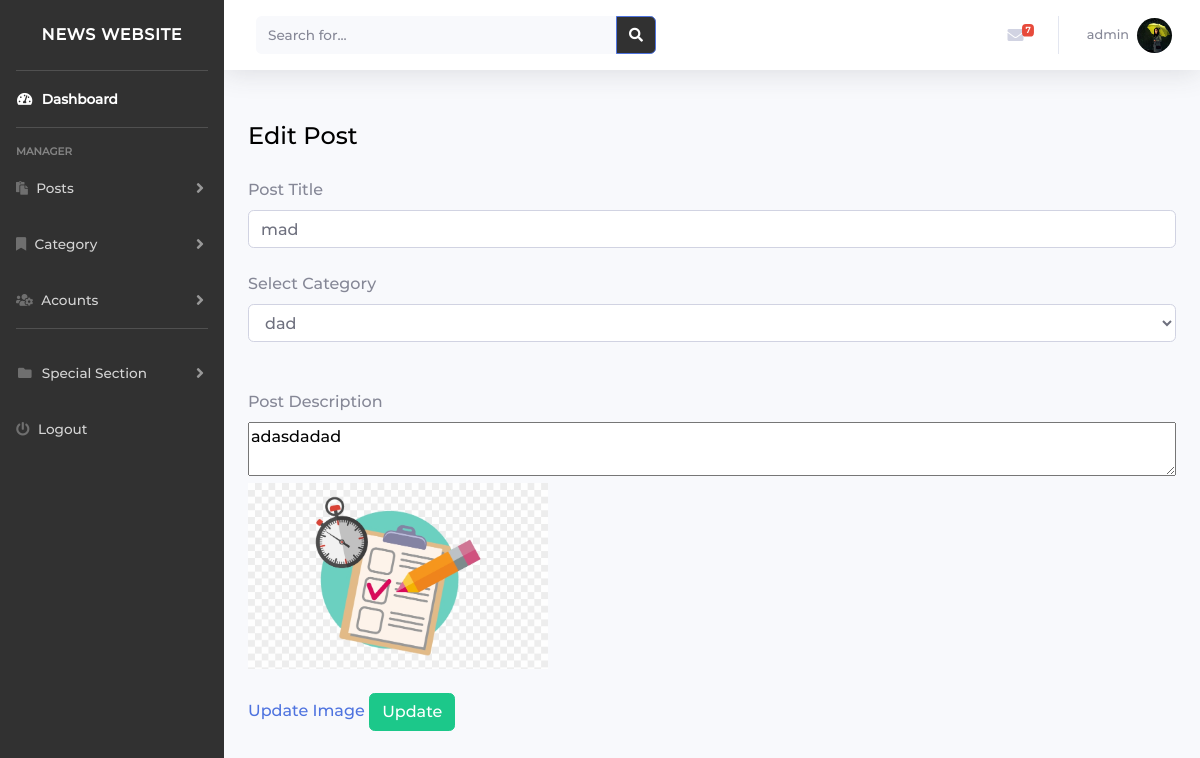
The page /admin/edit_post.php?pid=30 (signed in) on the database its author committed.
### tables this page shows
CREATE TABLE `tblposts` (
  `id` int(11) NOT NULL,
  `PostTitle` longtext DEFAULT NULL,
  `CategoryId` int(11) DEFAULT NULL,
  `SubCategoryId` int(11) DEFAULT NULL,
  `PostDetails` longtext DEFAULT NULL,
  `PostingDate` timestamp NULL DEFAULT current_timestamp(),
  `UpdationDate` timestamp NULL DEFAULT NULL ON UPDATE current_timestamp(),
  `Is_Active` int(1) DEFAULT NULL,
  `PostUrl` mediumtext DEFAULT NULL,
  `PostImage` varchar(255) DEFAULT NULL,
  `Approved` varchar(255) NOT NULL DEFAULT 'no',
  `CommentsCout` int(255) DEFAULT NULL,
  `Rank` int(255) DEFAULT 0
);

CREATE TABLE `tblcategory` (
  `id` int(11) NOT NULL,
  `CategoryName` varchar(200) DEFAULT NULL,
  `Description` mediumtext DEFAULT NULL,
  `PostingDate` timestamp NULL DEFAULT current_timestamp(),
  `UpdationDate` date DEFAULT NULL,
  `Is_Active` int(1) DEFAULT NULL
);

### admin/config/permissions.php (called while the page is built, shortened)
<?php
$permissions = [
    "dashboard.php" => ['admin', 'author'],
    "post_manager.php" => ['admin', 'author'],
    "change_image.php" => ['admin', 'author'],
    "add_post.php" => ['admin', 'author'],
    "edit_post.php" => ['admin', 'author'],
    "category_manager.php" => ['admin', 'author'],
    "edit_category.php" => ['admin', 'author'],
    "add_category.php" => ['admin'],
    "approved_post.php"=>['admin'],
    "manage_accounts.php" =>['admin'],
    "accounts_logic.php"=>['admin'],
    "add_users.php"=>['admin'],
    "account_activat.php"=>['admin'],
    "activat.php"=>['admin'],
    "navbar.php" =>['admin'],
    "top.php" =>['admin'],
    "footer.php" =>['admin'],
    "bracking_news.php" =>['admin'],
    "add_brackingnews.php" =>['admin']
];
function checkPermision($pageName, $role)
{
    global $permissions;
    $roles = $permissions[$pageName];
    for ($i = 0; $i < count($roles); $i++) {
        if ($role == $roles[$i])
            return true;
    }
    return false;
}

### admin/config/dbcon.php (called while the page is built, shortened)
<?php
require("connection.php");
$dbhost = "localhost";
 $dbuser = "Skafi";
 $dbpass = "mahmoudskafi00";
 $db = "news_db";
$conDb = new connection($dbhost,$dbuser ,$dbpass,$db);

### admin/config/connection.php (called while the page is built, shortened)
<?php
class connection
{
    function doSelectQuery($con, $sql)
    {
        $status = false;
        $data = array();
        $result = mysqli_query($con, $sql);
        $i = 0;
        $rows = mysqli_num_rows($result);
        while ($row = mysqli_fetch_array($result, MYSQLI_ASSOC)) {
            $data[$i] = $row;
            $status = true;
            $i += 1;
        }
        return ['status' => $status, 'data' => $data, 'rows' => $rows];
    }
}

### admin/edit_post.php (the view, shortened to what this page needs)
<?php
include('./config/dbcon.php');
include('./config/permissions.php');
$pagename = basename($_SERVER['PHP_SELF']);
$role = $_SESSION['roles'];
if (checkPermision($pagename, $role)) {
    if (!isset($_SESSION['username'])) {
        header('location:login.php');
    } else {
        $postid = intval($_GET['pid']);
        $query = $conDb->doSelectQuery($conn, "SELECT tblposts.id as postid,tblposts.PostImage,tblposts.PostTitle as title,tblposts.PostDetails,tblcategory.CategoryName as category,tblcategory.id as catid,tblsubcategory.SubCategoryId as subcatid,tblsubcategory.Subcategory as subcategory from tblposts
                                                left join tblcategory
                                                on tblcategory.id=tblposts.CategoryId
                                                left join tblsubcategory
                                                on tblsubcategory.SubCategoryId=tblposts.SubCategoryId
                                                where tblposts.id='$postid'
                                                and tblposts.Is_Active=1 ");
        $row = $query['data'][0];
        if ($query['rows'] == 1) {
?>
            <!DOCTYPE html>
            <html lang="en">
            <head>
                <?php require './include/links.php' ?>
            </head>
            <body>
                <?php require './include/navbar.php' ?>
                <div class="container">
                    <form name="addpost" method="post">
                        <br>
                        <h1 style="font-size:1.5rem; color:#000;">Edit Post</h1>
                        <br>
                        <br>
                        <label>Post Title</label>
                        <input type="text" class="form-control" id="posttitle" value="<?php echo htmlentities($row['title']); ?>" name="posttitle" placeholder="Enter title" required>
                        <br>
                        <label>Select Category</label>
                        <select class="form-control" name="category" id="category" required>
                            <option value="<?php echo htmlentities($row['catid']); ?>"><?php echo htmlentities($row['category']); ?></option>
                            <?php
                            $ret = $conDb->doSelectQuery($conn, "SELECT id,CategoryName from  tblcategory where Is_Active=1");
                            ?>
                        </select>
                        <br>
                        <br>
                        <label>Post Description</label>
                        <textarea style="width: 100%;" name="postdescription" required><?php echo htmlentities($row['PostDetails']); ?></textarea>
                        <br>
                        <img src="./postimages/<?php echo htmlentities($row['PostImage']); ?>" width="300" />
                        <br>
                        <br>
                        <a href="change_image.php?pid=<?php echo htmlentities($row['postid']); ?>">Update Image</a>
                        <button type="submit" name="update" class="btn btn-success waves-effect waves-light">Update </button>
                        <br>
                    </form>
                </div>
            </body>
            </html>
<?php }
    }
} ?>

### admin/include/css/overwite.css (style rules this page uses)
* { font-size: 16px; font-family: montserrat; }
h1, h2, h3, h4, h5, h6 { all: unset; }
h1, h2, h3, h4, h5, h6 { margin: 0px; }
input { outline: none; border: none; }
button { outline: none !important; border: none; background: transparent; }
body { background: #eaeaea; }

### rows shown on the page
tblposts: posttitle "mad", category "dad", postdescription "adasdadad", PostImage (picture)

### other values the page prints
$_SESSION['username'] "admin"
